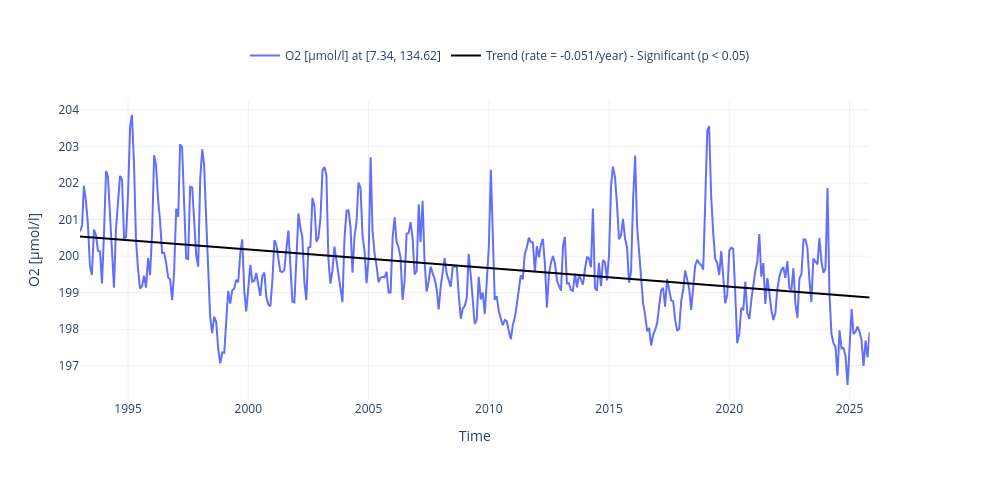

The notebook cell saved with this chart:
### Code cell
fig = plot_timeseries_interactive(dict_plot, trendline=True, scatter_dict = None, figsize = (25, 12), label_yaxes = label);

### Figure 1 — Plotly figure (JSON) as saved in the notebook; plotly's stock layout.template omitted (floating-point values rounded to 4 significant figures; data arrays with more than 128 entries replaced by an {"elided": "..."} marker saying what was removed)
{"data": [{"line": {"color": "#636EFA"}, "name": "O2 [µmol/l] at [7.34, 134.62]", "type": "scatter", "x": {"elided": "395 str values"}, "xaxis": "x", "y": {"elided": "395 float values"}, "yaxis": "y"}, {"line": {"color": "black"}, "mode": "lines", "name": "Trend (rate = -0.051/year) - Significant (p < 0.05)", "showlegend": true, "type": "scatter", "x": {"elided": "395 str values"}, "xaxis": "x", "y": {"elided": "395 float values"}, "yaxis": "y"}], "layout": {"height": 480, "legend": {"font": {"size": 12}, "orientation": "h", "x": 0.5, "xanchor": "center", "y": 1.1, "yanchor": "bottom"}, "title": {"text": " "}, "width": 1000, "xaxis": {"anchor": "y", "domain": [0, 0.94], "title": {"text": "Time"}}, "yaxis": {"anchor": "x", "domain": [0, 1], "title": {"text": "O2 [µmol/l]"}}, "yaxis2": {"anchor": "x", "overlaying": "y", "side": "right"}}}
